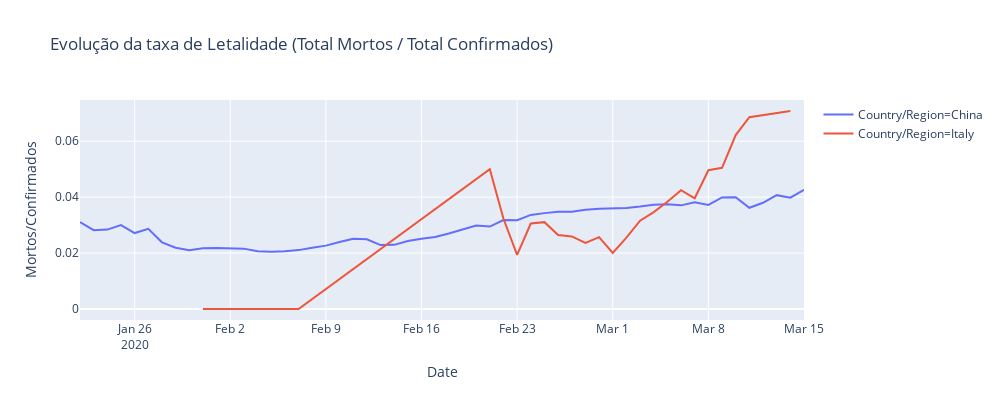

Notebook source saved alongside this figure:
### Markdown cell above
Existe uma quebra na fonte para os dados no dia 11 para Espanha que está reportado como menos do que no dia anterior

### Code cell
temp = full_table.loc[(full_table['Country/Region']=='Italy') | (full_table['Country/Region']=='China')]
temp = temp.groupby(['Country/Region', 'Date'])['Confirmed', 'Deaths', 'Recovered'].sum()

temp = temp.reset_index()
temp['Mortos/Confirmados'] = temp['Deaths']/temp['Confirmed']


fig = px.line(temp, x="Date", y="Mortos/Confirmados", color='Country/Region',height=400,width=1000,
             title='Evolução da taxa de Letalidade (Total Mortos / Total Confirmados)')
fig.show()

### Figure 1 — Plotly figure (JSON) as saved in the notebook; plotly's stock layout.template omitted (floating-point values rounded to 4 significant figures)
{"data": [{"hoverlabel": {"namelength": 0}, "hovertemplate": "Country/Region=China<br>Date=%{x}<br>Mortos/Confirmados=%{y}", "legendgroup": "Country/Region=China", "line": {"color": "#636efa", "dash": "solid"}, "mode": "lines", "name": "Country/Region=China", "showlegend": true, "type": "scatter", "x": ["2020-01-22", "2020-01-23", "2020-01-24", "2020-01-25", "2020-01-26", "2020-01-27", "2020-01-28", "2020-01-29", "2020-01-30", "2020-01-31", "2020-02-01", "2020-02-02", "2020-02-03", "2020-02-04", "2020-02-05", "2020-02-06", "2020-02-07", "2020-02-08", "2020-02-09", "2020-02-10", "2020-02-11", "2020-02-12", "2020-02-13", "2020-02-14", "2020-02-15", "2020-02-16", "2020-02-17", "2020-02-18", "2020-02-19", "2020-02-20", "2020-02-21", "2020-02-22", "2020-02-23", "2020-02-24", "2020-02-25", "2020-02-26", "2020-02-27", "2020-02-28", "2020-02-29", "2020-03-01", "2020-03-02", "2020-03-03", "2020-03-04", "2020-03-05", "2020-03-06", "2020-03-07", "2020-03-08", "2020-03-09", "2020-03-10", "2020-03-11", "2020-03-12", "2020-03-13", "2020-03-14", "2020-03-15"], "xaxis": "x", "y": [0.03108, 0.02817, 0.02838, 0.03002, 0.02716, 0.02864, 0.02384, 0.02191, 0.02105, 0.02171, 0.02185, 0.02174, 0.02158, 0.02066, 0.02048, 0.02068, 0.02105, 0.02187, 0.02266, 0.02394, 0.0251, 0.02495, 0.02286, 0.02294, 0.02428, 0.02509, 0.02575, 0.027, 0.02835, 0.02982, 0.02946, 0.03178, 0.03173, 0.03363, 0.03428, 0.03481, 0.03477, 0.0355, 0.0358, 0.03597, 0.03614, 0.03663, 0.03725, 0.03746, 0.03706, 0.03818, 0.03721, 0.0399, 0.04, 0.03618, 0.03798, 0.04071, 0.03981, 0.04258], "yaxis": "y"}, {"hoverlabel": {"namelength": 0}, "hovertemplate": "Country/Region=Italy<br>Date=%{x}<br>Mortos/Confirmados=%{y}", "legendgroup": "Country/Region=Italy", "line": {"color": "#EF553B", "dash": "solid"}, "mode": "lines", "name": "Country/Region=Italy", "showlegend": true, "type": "scatter", "x": ["2020-01-31", "2020-02-07", "2020-02-21", "2020-02-22", "2020-02-23", "2020-02-24", "2020-02-25", "2020-02-26", "2020-02-27", "2020-02-28", "2020-02-29", "2020-03-01", "2020-03-02", "2020-03-03", "2020-03-04", "2020-03-05", "2020-03-06", "2020-03-07", "2020-03-08", "2020-03-09", "2020-03-10", "2020-03-11", "2020-03-14"], "xaxis": "x", "y": [0, 0, 0.05, 0.03226, 0.01935, 0.03057, 0.03106, 0.02649, 0.02595, 0.02365, 0.02571, 0.02007, 0.02554, 0.03157, 0.03464, 0.03836, 0.04249, 0.03961, 0.04963, 0.05048, 0.06217, 0.06857, 0.0708], "yaxis": "y"}], "layout": {"height": 400, "legend": {"tracegroupgap": 0}, "title": {"text": "Evolução da taxa de Letalidade (Total Mortos / Total Confirmados)"}, "width": 1000, "xaxis": {"anchor": "y", "autorange": true, "domain": [0, 1], "range": ["2020-01-22", "2020-03-15"], "title": {"text": "Date"}, "type": "date"}, "yaxis": {"anchor": "x", "autorange": true, "domain": [0, 1], "range": [-0.003933, 0.07473], "title": {"text": "Mortos/Confirmados"}, "type": "linear"}}}
